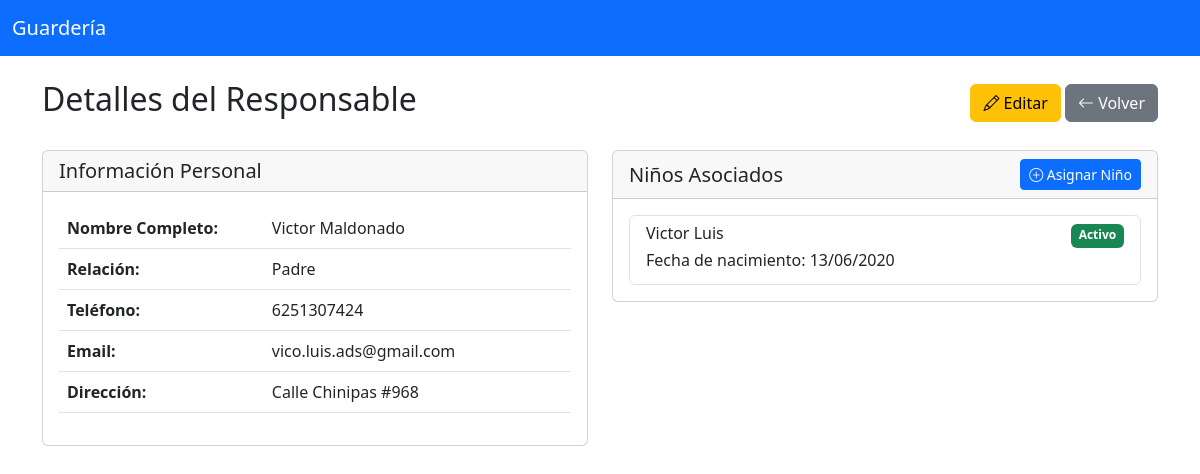
The page /guardians/view.php?id=1 (signed in) on the database its author committed.
### tables this page shows
CREATE TABLE guardians (
        id INTEGER PRIMARY KEY AUTOINCREMENT,
        first_name TEXT NOT NULL,
        last_name TEXT NOT NULL,
        relationship TEXT NOT NULL,
        phone TEXT NOT NULL,
        email TEXT,
        address TEXT NOT NULL,
        created_at DATETIME DEFAULT CURRENT_TIMESTAMP
    );

CREATE TABLE children (
        id INTEGER PRIMARY KEY AUTOINCREMENT,
        first_name TEXT NOT NULL,
        last_name TEXT NOT NULL,
        birth_date DATE NOT NULL,
        enrollment_date DATE NOT NULL,
        allergies TEXT,
        special_notes TEXT,
        status TEXT DEFAULT "active",
        created_at DATETIME DEFAULT CURRENT_TIMESTAMP
    );

### db/connection.php (called while the page is built, shortened)
<?php
class Database {
    private static $instance = null;
    private $db;
    private function __construct() {
        try {
            $this->db = new SQLite3(__DIR__ . '/daycare.db');
            $this->db->enableExceptions(true);
        } catch (Exception $e) {
            die('Database connection failed: ' . $e->getMessage());
        }
    }
    public static function getInstance() {
        if (self::$instance === null) {
            self::$instance = new self();
        }
        return self::$instance;
    }
    public function query($sql, $params = []) {
        try {
            $stmt = $this->db->prepare($sql);
            foreach ($params as $param => $value) {
                $type = is_int($value) ? SQLITE3_INTEGER : SQLITE3_TEXT;
                if ($stmt->bindValue($param, $value, $type) === false) {
                    throw new Exception('Failed to bind parameter ' . $param);
                }
            }
            $result = $stmt->execute();
            return $result;
        } catch (Exception $e) {
            throw new Exception('Query failed: ' . $e->getMessage());
        }
    }
}
?>

### guardians/view.php (the view, shortened to what this page needs)
<?php
require_once '../db/connection.php';
$db = Database::getInstance();
$guardian_id = isset($_GET['id']) ? (int)$_GET['id'] : 0;
$guardian_result = $db->query(
    'SELECT * FROM guardians WHERE id = :id',
    [':id' => $guardian_id]
);
$guardian = $guardian_result->fetchArray(SQLITE3_ASSOC);
$children_result = $db->query(
    'SELECT c.* FROM children c
    JOIN child_guardian cg ON c.id = cg.child_id
    WHERE cg.guardian_id = :guardian_id
    ORDER BY c.last_name, c.first_name',
    [':guardian_id' => $guardian_id]
);
$children = [];
while ($child = $children_result->fetchArray(SQLITE3_ASSOC)) {
    $children[] = $child;
}
?>
<!DOCTYPE html>
<html lang="es">
<head>
    <link href="https://cdn.jsdelivr.net/npm/bootstrap@5.3.0/dist/css/bootstrap.min.css" rel="stylesheet">
    <link href="https://cdn.jsdelivr.net/npm/bootstrap-icons@1.7.2/font/bootstrap-icons.css" rel="stylesheet">
</head>
<body>
    <nav class="navbar navbar-dark bg-primary">
        <div class="container-fluid">
            <a class="navbar-brand" href="../dashboard.php">Guardería</a>
        </div>
    </nav>
    <div class="container mt-4">
        <div class="d-flex justify-content-between align-items-center mb-4">
            <h2>Detalles del Responsable</h2>
            <div>
                <a href="edit.php?id=<?php echo $guardian_id; ?>" class="btn btn-warning">
                    <i class="bi bi-pencil"></i> Editar
                </a>
                <a href="index.php" class="btn btn-secondary">
                    <i class="bi bi-arrow-left"></i> Volver
                </a>
            </div>
        </div>
        <div class="row">
            <div class="col-md-6">
                <div class="card mb-4">
                    <div class="card-header">
                        <h5 class="mb-0">Información Personal</h5>
                    </div>
                    <div class="card-body">
                        <table class="table">
                            <tr>
                                <th style="width: 40%">Nombre Completo:</th>
                                <td><?php echo htmlspecialchars($guardian['first_name'] . ' ' . $guardian['last_name']); ?></td>
                            </tr>
                            <tr>
                                <th>Relación:</th>
                                <td><?php echo htmlspecialchars($guardian['relationship']); ?></td>
                            </tr>
                            <tr>
                                <th>Teléfono:</th>
                                <td><?php echo htmlspecialchars($guardian['phone']); ?></td>
                            </tr>
                            <tr>
                                <th>Email:</th>
                                <td><?php echo !empty($guardian['email']) ? htmlspecialchars($guardian['email']) : '-'; ?></td>
                            </tr>
                            <tr>
                                <th>Dirección:</th>
                                <td><?php echo htmlspecialchars($guardian['address']); ?></td>
                            </tr>
                        </table>
                    </div>
                </div>
            </div>
            <div class="col-md-6">
                <div class="card mb-4">
                    <div class="card-header d-flex justify-content-between align-items-center">
                        <h5 class="mb-0">Niños Asociados</h5>
                        <a href="assign.php?guardian_id=<?php echo $guardian_id; ?>" class="btn btn-sm btn-primary">
                            <i class="bi bi-plus-circle"></i> Asignar Niño
                        </a>
                    </div>
                    <div class="card-body">
                        <?php if (empty($children)): ?>
                            <p class="text-center">No hay niños asignados a este responsable</p>
                        <?php else: ?>
                            <div class="list-group">
                                <?php foreach ($children as $child): ?>
                                    <a href="../children/view.php?id=<?php echo $child['id']; ?>" class="list-group-item list-group-item-action">
                                        <div class="d-flex w-100 justify-content-between">
                                            <h6 class="mb-1"><?php echo htmlspecialchars($child['first_name'] . ' ' . $child['last_name']); ?></h6>
                                            <span class="badge <?php echo $child['status'] == 'active' ? 'bg-success' : 'bg-danger'; ?>">
                                                <?php echo $child['status'] == 'active' ? 'Activo' : 'Inactivo'; ?>
                                            </span>
                                        </div>
                                        <p class="mb-1">Fecha de nacimiento: <?php echo date('d/m/Y', strtotime($child['birth_date'])); ?></p>
                                    </a>
                                <?php endforeach; ?>
                            </div>
                        <?php endif; ?>
                    </div>
                </div>
            </div>
        </div>
    </div>
</body>
</html>

### rows shown on the page
guardians: first_name+last_name "Victor Maldonado", relationship "Padre", phone "6251307424", email "vico.luis.ads@gmail.com", address "Calle Chinipas #968"
children: first_name+last_name "Victor Luis", status "Activo", birth_date "13/06/2020"
